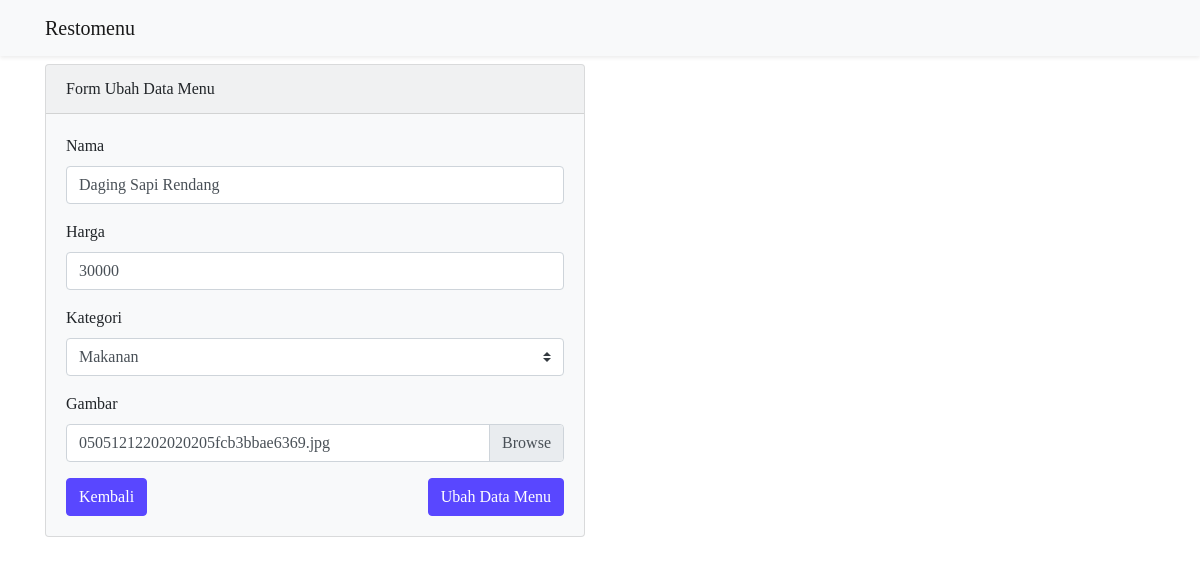
/ubah.php?id=35 (signed in), run on the app's committed database.
### tables this page shows
CREATE TABLE `menu` (
  `id` int(11) NOT NULL,
  `nama` varchar(128) NOT NULL,
  `kategori` varchar(128) NOT NULL,
  `harga` int(11) NOT NULL,
  `gambar` varchar(255) NOT NULL
);

CREATE TABLE `kategori` (
  `id` int(11) NOT NULL,
  `kategori` varchar(128) NOT NULL
);

### proses/functions.php (called while the page is built, shortened)
<?php
function getConn()
{
    return mysqli_connect("localhost", 'root', '', 'db_restomenu');
}
function query($query)
{
    $conn = getConn();
    $result = mysqli_query($conn, $query);
    $rows = [];
    while ($row = mysqli_fetch_assoc($result)) {
        $rows[] = $row;
    }
    return $rows;
}

### ubah.php (the view, shortened to what this page needs)
<?php
$id = $_GET['id'];
$menu = query("SELECT * FROM menu WHERE id=$id")[0];
?>
<!DOCTYPE html>
<html lang="en">
<head>
    <link rel="stylesheet" href="vendor/bootstrap4/css/bootstrap.min.css">
    <link rel="stylesheet" href="assets/css/style.css">
</head>
<body>
    <nav class="navbar navbar-light bg-light shadow-sm">
        <div class="container">
            <a class="navbar-brand" href="index.php">Restomenu</a>
        </div>
    </nav>
    <div class="container">
        <div class="row mt-2">
            <div class="col-md-6">
                <div class=" card bg-light mb-3">
                    <div class="card-header">Form Ubah Data Menu</div>
                    <div class="card-body">
                        <form action="proses/ubah_proses.php" method="post" enctype="multipart/form-data">
                            <div class="form-group">
                                <label for="nama">Nama</label>
                                <input type="text" class="form-control" id="nama" name="nama" value="<?= $menu['nama']; ?>">
                            </div>
                            <div class="form-group">
                                <label for="harga">Harga</label>
                                <input type="number" class="form-control" id="harga" name="harga" value="<?= $menu['harga']; ?>">
                            </div>
                            <div class="form-group">
                                <label for="kategori">Kategori</label>
                                <select class="custom-select" id="kategori" name="kategori">
                                    <?php $kategori = query("SELECT kategori FROM kategori");
                                    foreach ($kategori as $k) : ?>
                                        <option value="<?= $k['kategori']; ?>" <?= $menu['kategori'] == $k['kategori'] ? 'selected' : ''; ?>><?= $k['kategori']; ?></option>
                                    <?php endforeach; ?>
                                </select>
                            </div>
                            <div class="form-group">
                                <label for="gambar">Gambar</label>
                                <div class="custom-file">
                                    <label class="custom-file-label" for="gambar"><?= $menu['gambar']; ?></label>
                                </div>
                            </div>
                            <a href="index.php" class="btn btn-my-color">Kembali</a>
                            <button type="submit" name="ubah" class="btn btn-my-color float-right">Ubah Data Menu</button>
                        </form>
                    </div>
                </div>
            </div>
        </div>
    </div>
</body>
</html>

### assets/css/style.css (style rules this page uses)
* { font-family: 'Times New Roman'; }
.btn-my-color,.badge-my-color { color: white !important; background-color: #5947ff !important; border-color: #5947ff !important; }

### data on the page
menu: nama "Daging Sapi Rendang", harga "30000", kategori "Makanan", gambar "05051212202020205fcb3bbae6369.jpg"
